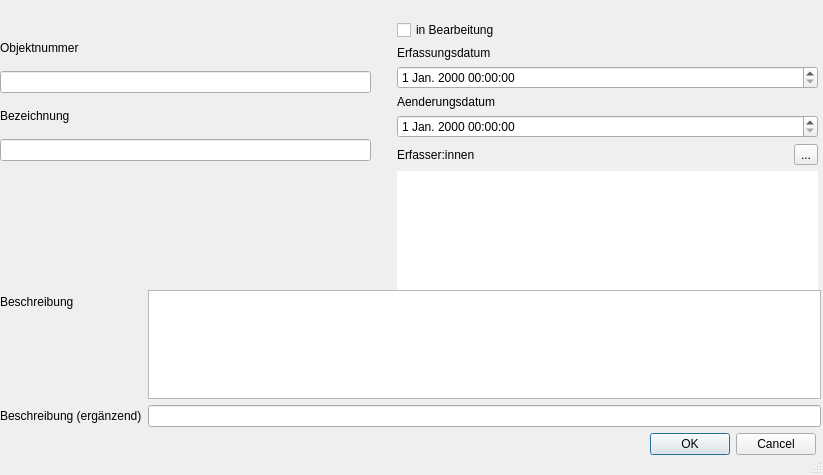
<?xml version="1.0" encoding="UTF-8"?>
<ui version="4.0">
 <class>Dialog</class>
 <widget class="QDialog" name="Dialog">
  <property name="geometry">
   <rect>
    <x>0</x>
    <y>0</y>
    <width>823</width>
    <height>475</height>
   </rect>
  </property>
  <property name="windowTitle">
   <string>Dialog</string>
  </property>
  <property name="locale">
   <locale language="German" country="Germany"/>
  </property>
  <property name="sizeGripEnabled">
   <bool>true</bool>
  </property>
  <widget class="QWidget" name="formLayoutWidget">
   <property name="geometry">
    <rect>
     <x>397</x>
     <y>20</y>
     <width>421</width>
     <height>271</height>
    </rect>
   </property>
   <layout class="QVBoxLayout" name="verticalLayout">
    <item>
     <widget class="QCheckBox" name="in_bearbeitung">
      <property name="text">
       <string>in Bearbeitung</string>
      </property>
     </widget>
    </item>
    <item>
     <widget class="QLabel" name="lbl_objnr_2">
      <property name="text">
       <string>Erfassungsdatum</string>
      </property>
     </widget>
    </item>
    <item>
     <widget class="QgsDateTimeEdit" name="erfassungsdatum"/>
    </item>
    <item>
     <widget class="QLabel" name="lbl_objnr_3">
      <property name="text">
       <string>Aenderungsdatum</string>
      </property>
     </widget>
    </item>
    <item>
     <widget class="QgsDateTimeEdit" name="aenderungsdatum"/>
    </item>
    <item>
     <layout class="QHBoxLayout" name="horizontalLayout_2">
      <item>
       <widget class="QLabel" name="lbl_eigenname_2">
        <property name="enabled">
         <bool>true</bool>
        </property>
        <property name="text">
         <string>Erfasser:innen</string>
        </property>
       </widget>
      </item>
      <item>
       <widget class="QToolButton" name="btn_erfasser">
        <property name="text">
         <string>...</string>
        </property>
       </widget>
      </item>
     </layout>
    </item>
    <item>
     <widget class="QListWidget" name="listWidget">
      <property name="enabled">
       <bool>true</bool>
      </property>
      <property name="minimumSize">
       <size>
        <width>2</width>
        <height>100</height>
       </size>
      </property>
      <property name="locale">
       <locale language="German" country="Germany"/>
      </property>
      <property name="frameShape">
       <enum>QFrame::NoFrame</enum>
      </property>
     </widget>
    </item>
   </layout>
  </widget>
  <widget class="QWidget" name="formLayoutWidget_2">
   <property name="geometry">
    <rect>
     <x>0</x>
     <y>30</y>
     <width>371</width>
     <height>131</height>
    </rect>
   </property>
   <layout class="QVBoxLayout" name="verticalLayout_2">
    <item>
     <widget class="QLabel" name="lbl_objnr">
      <property name="text">
       <string>Objektnummer</string>
      </property>
     </widget>
    </item>
    <item>
     <widget class="QLineEdit" name="objekt_nr"/>
    </item>
    <item>
     <widget class="QLabel" name="lbl_bezeichnung">
      <property name="enabled">
       <bool>true</bool>
      </property>
      <property name="text">
       <string>Bezeichnung</string>
      </property>
     </widget>
    </item>
    <item>
     <widget class="QLineEdit" name="bezeichnung"/>
    </item>
   </layout>
  </widget>
  <widget class="QWidget" name="formLayoutWidget_3">
   <property name="geometry">
    <rect>
     <x>0</x>
     <y>290</y>
     <width>821</width>
     <height>137</height>
    </rect>
   </property>
   <layout class="QFormLayout" name="formLayout">
    <item row="0" column="0">
     <widget class="QLabel" name="lbl_beschreibung">
      <property name="text">
       <string>Beschreibung</string>
      </property>
     </widget>
    </item>
    <item row="0" column="1">
     <widget class="QTextEdit" name="beschreibung"/>
    </item>
    <item row="1" column="0">
     <widget class="QLabel" name="label_2">
      <property name="text">
       <string>Beschreibung (ergänzend)</string>
      </property>
     </widget>
    </item>
    <item row="1" column="1">
     <widget class="QLineEdit" name="beschreibung_ergaenzung"/>
    </item>
   </layout>
  </widget>
  <widget class="QDialogButtonBox" name="buttonBox">
   <property name="geometry">
    <rect>
     <x>640</x>
     <y>430</y>
     <width>176</width>
     <height>28</height>
    </rect>
   </property>
   <property name="standardButtons">
    <set>QDialogButtonBox::Cancel|QDialogButtonBox::Ok</set>
   </property>
  </widget>
 </widget>
 <customwidgets>
  <customwidget>
   <class>QgsDateTimeEdit</class>
   <extends>QDateTimeEdit</extends>
   <header>qgsdatetimeedit.h</header>
  </customwidget>
 </customwidgets>
 <resources/>
 <connections/>
</ui>
